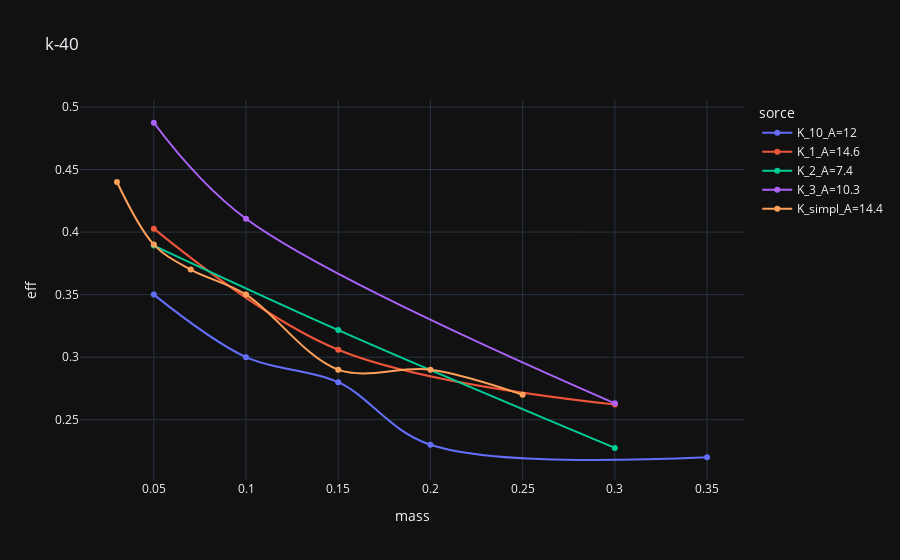
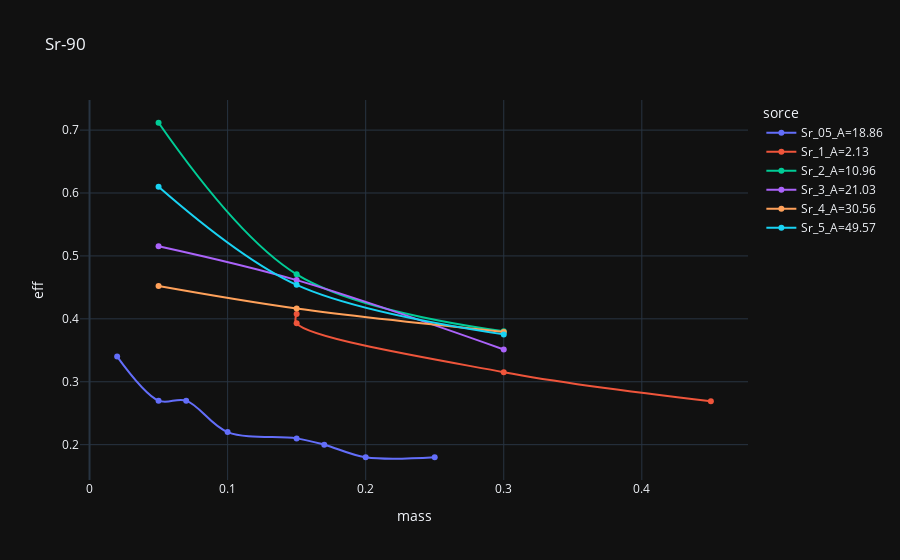

These figures' notebook cell, in order:
### Code cell
d_Atom_K, d_Atom_Sr = K_Sr_split(d_Atom)


f = px.line(d_Atom_K, x = 'mass', y = 'eff', color='sorce', title='k-40', line_shape="spline", template='plotly_dark', markers=True)

f1 = px.line(d_Atom_Sr, x = 'mass', y = 'eff', color='sorce',  title='Sr-90',line_shape="spline",  template='plotly_dark', markers=True)

f.show()
f1.show()

### Figure 1 — Plotly figure (JSON) as saved in the notebook; plotly's stock layout.template omitted (floating-point values rounded to 4 significant figures)
{"data": [{"hovertemplate": "sorce=K_10_A=12<br>mass=%{x}<br>eff=%{y}<extra></extra>", "legendgroup": "K_10_A=12", "line": {"color": "#636efa", "dash": "solid", "shape": "spline"}, "marker": {"symbol": "circle"}, "mode": "lines+markers", "name": "K_10_A=12", "orientation": "v", "showlegend": true, "type": "scatter", "x": [0.05, 0.1, 0.15, 0.2, 0.35], "xaxis": "x", "y": [0.35, 0.3, 0.28, 0.23, 0.22], "yaxis": "y"}, {"hovertemplate": "sorce=K_1_A=14.6<br>mass=%{x}<br>eff=%{y}<extra></extra>", "legendgroup": "K_1_A=14.6", "line": {"color": "#EF553B", "dash": "solid", "shape": "spline"}, "marker": {"symbol": "circle"}, "mode": "lines+markers", "name": "K_1_A=14.6", "orientation": "v", "showlegend": true, "type": "scatter", "x": [0.05, 0.15, 0.3], "xaxis": "x", "y": [0.4027, 0.3059, 0.2621], "yaxis": "y"}, {"hovertemplate": "sorce=K_2_A=7.4<br>mass=%{x}<br>eff=%{y}<extra></extra>", "legendgroup": "K_2_A=7.4", "line": {"color": "#00cc96", "dash": "solid", "shape": "spline"}, "marker": {"symbol": "circle"}, "mode": "lines+markers", "name": "K_2_A=7.4", "orientation": "v", "showlegend": true, "type": "scatter", "x": [0.05, 0.15, 0.3], "xaxis": "x", "y": [0.3892, 0.3216, 0.2275], "yaxis": "y"}, {"hovertemplate": "sorce=K_3_A=10.3<br>mass=%{x}<br>eff=%{y}<extra></extra>", "legendgroup": "K_3_A=10.3", "line": {"color": "#ab63fa", "dash": "solid", "shape": "spline"}, "marker": {"symbol": "circle"}, "mode": "lines+markers", "name": "K_3_A=10.3", "orientation": "v", "showlegend": true, "type": "scatter", "x": [0.05, 0.1, 0.3], "xaxis": "x", "y": [0.4874, 0.4107, 0.2631], "yaxis": "y"}, {"hovertemplate": "sorce=K_simpl_A=14.4<br>mass=%{x}<br>eff=%{y}<extra></extra>", "legendgroup": "K_simpl_A=14.4", "line": {"color": "#FFA15A", "dash": "solid", "shape": "spline"}, "marker": {"symbol": "circle"}, "mode": "lines+markers", "name": "K_simpl_A=14.4", "orientation": "v", "showlegend": true, "type": "scatter", "x": [0.03, 0.05, 0.07, 0.1, 0.15, 0.2, 0.25], "xaxis": "x", "y": [0.44, 0.39, 0.37, 0.35, 0.29, 0.29, 0.27], "yaxis": "y"}], "layout": {"legend": {"title": {"text": "sorce"}, "tracegroupgap": 0}, "title": {"text": "k-40"}, "xaxis": {"anchor": "y", "domain": [0, 1], "title": {"text": "mass"}}, "yaxis": {"anchor": "x", "domain": [0, 1], "title": {"text": "eff"}}}}

### Figure 2 — Plotly figure (JSON) as saved in the notebook; plotly's stock layout.template omitted (floating-point values rounded to 4 significant figures)
{"data": [{"hovertemplate": "sorce=Sr_05_A=18.86<br>mass=%{x}<br>eff=%{y}<extra></extra>", "legendgroup": "Sr_05_A=18.86", "line": {"color": "#636efa", "dash": "solid", "shape": "spline"}, "marker": {"symbol": "circle"}, "mode": "lines+markers", "name": "Sr_05_A=18.86", "orientation": "v", "showlegend": true, "type": "scatter", "x": [0.02, 0.05, 0.07, 0.1, 0.15, 0.17, 0.2, 0.25], "xaxis": "x", "y": [0.34, 0.27, 0.27, 0.22, 0.21, 0.2, 0.18, 0.18], "yaxis": "y"}, {"hovertemplate": "sorce=Sr_1_A=2.13<br>mass=%{x}<br>eff=%{y}<extra></extra>", "legendgroup": "Sr_1_A=2.13", "line": {"color": "#EF553B", "dash": "solid", "shape": "spline"}, "marker": {"symbol": "circle"}, "mode": "lines+markers", "name": "Sr_1_A=2.13", "orientation": "v", "showlegend": true, "type": "scatter", "x": [0.15, 0.15, 0.3, 0.45], "xaxis": "x", "y": [0.4077, 0.3928, 0.3152, 0.2692], "yaxis": "y"}, {"hovertemplate": "sorce=Sr_2_A=10.96<br>mass=%{x}<br>eff=%{y}<extra></extra>", "legendgroup": "Sr_2_A=10.96", "line": {"color": "#00cc96", "dash": "solid", "shape": "spline"}, "marker": {"symbol": "circle"}, "mode": "lines+markers", "name": "Sr_2_A=10.96", "orientation": "v", "showlegend": true, "type": "scatter", "x": [0.05, 0.15, 0.3], "xaxis": "x", "y": [0.7117, 0.4708, 0.3802], "yaxis": "y"}, {"hovertemplate": "sorce=Sr_3_A=21.03<br>mass=%{x}<br>eff=%{y}<extra></extra>", "legendgroup": "Sr_3_A=21.03", "line": {"color": "#ab63fa", "dash": "solid", "shape": "spline"}, "marker": {"symbol": "circle"}, "mode": "lines+markers", "name": "Sr_3_A=21.03", "orientation": "v", "showlegend": true, "type": "scatter", "x": [0.05, 0.15, 0.3], "xaxis": "x", "y": [0.5155, 0.4616, 0.3513], "yaxis": "y"}, {"hovertemplate": "sorce=Sr_4_A=30.56<br>mass=%{x}<br>eff=%{y}<extra></extra>", "legendgroup": "Sr_4_A=30.56", "line": {"color": "#FFA15A", "dash": "solid", "shape": "spline"}, "marker": {"symbol": "circle"}, "mode": "lines+markers", "name": "Sr_4_A=30.56", "orientation": "v", "showlegend": true, "type": "scatter", "x": [0.05, 0.15, 0.3], "xaxis": "x", "y": [0.4522, 0.4164, 0.3793], "yaxis": "y"}, {"hovertemplate": "sorce=Sr_5_A=49.57<br>mass=%{x}<br>eff=%{y}<extra></extra>", "legendgroup": "Sr_5_A=49.57", "line": {"color": "#19d3f3", "dash": "solid", "shape": "spline"}, "marker": {"symbol": "circle"}, "mode": "lines+markers", "name": "Sr_5_A=49.57", "orientation": "v", "showlegend": true, "type": "scatter", "x": [0.05, 0.15, 0.3], "xaxis": "x", "y": [0.61, 0.454, 0.3753], "yaxis": "y"}], "layout": {"legend": {"title": {"text": "sorce"}, "tracegroupgap": 0}, "title": {"text": "Sr-90"}, "xaxis": {"anchor": "y", "domain": [0, 1], "title": {"text": "mass"}}, "yaxis": {"anchor": "x", "domain": [0, 1], "title": {"text": "eff"}}}}
